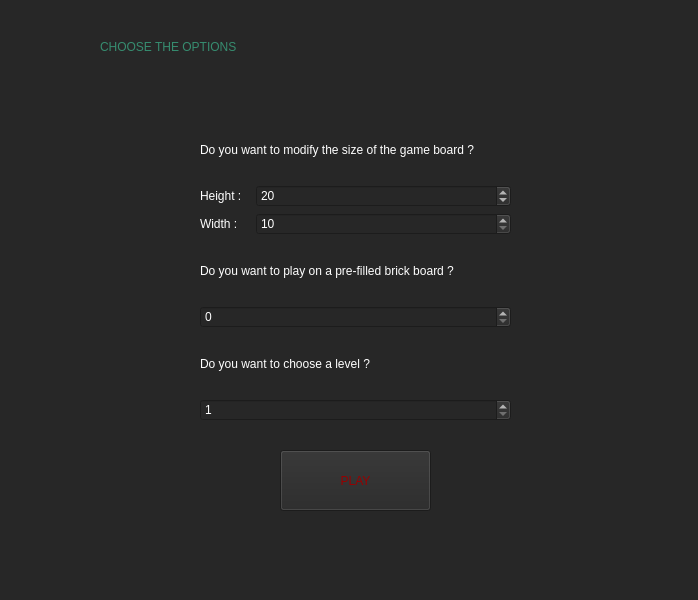
<?xml version="1.0" encoding="UTF-8"?>
<ui version="4.0">
 <class>GameOptions</class>
 <widget class="QMainWindow" name="GameOptions">
  <property name="geometry">
   <rect>
    <x>0</x>
    <y>0</y>
    <width>698</width>
    <height>600</height>
   </rect>
  </property>
  <property name="windowTitle">
   <string>MainWindow</string>
  </property>
  <property name="styleSheet">
   <string notr="true">background-color: rgb(39,39,39);</string>
  </property>
  <widget class="QWidget" name="centralwidget">
   <widget class="QWidget" name="verticalLayoutWidget">
    <property name="geometry">
     <rect>
      <x>200</x>
      <y>120</y>
      <width>311</width>
      <height>301</height>
     </rect>
    </property>
    <layout class="QGridLayout" name="gridLayout">
     <item row="4" column="0">
      <widget class="QLabel" name="label_5">
       <property name="styleSheet">
        <string notr="true">color: rgb(255, 255, 255);</string>
       </property>
       <property name="text">
        <string>Width :</string>
       </property>
      </widget>
     </item>
     <item row="2" column="0">
      <widget class="QLabel" name="label_4">
       <property name="maximumSize">
        <size>
         <width>50</width>
         <height>100</height>
        </size>
       </property>
       <property name="styleSheet">
        <string notr="true">color: rgb(255, 255, 255);</string>
       </property>
       <property name="text">
        <string>Height :</string>
       </property>
      </widget>
     </item>
     <item row="0" column="0" colspan="2">
      <widget class="QLabel" name="label">
       <property name="styleSheet">
        <string notr="true">color: rgb(255, 255, 255);
font: 700 9pt &quot;Segoe UI&quot;;</string>
       </property>
       <property name="text">
        <string>Do you want to modify the size of the game board ?</string>
       </property>
      </widget>
     </item>
     <item row="6" column="0" colspan="2">
      <widget class="QLabel" name="label_2">
       <property name="styleSheet">
        <string notr="true">color: rgb(255, 255, 255);
font: 700 9pt &quot;Segoe UI&quot;;</string>
       </property>
       <property name="text">
        <string>Do you want to play on a pre-filled brick board ?</string>
       </property>
      </widget>
     </item>
     <item row="7" column="0" colspan="2">
      <widget class="QSpinBox" name="preFilledSpinBox">
       <property name="styleSheet">
        <string notr="true">color: rgb(255, 255, 255);</string>
       </property>
       <property name="maximum">
        <number>10</number>
       </property>
      </widget>
     </item>
     <item row="8" column="0" colspan="2">
      <widget class="QLabel" name="label_3">
       <property name="styleSheet">
        <string notr="true">color: rgb(255, 255, 255);
font: 700 9pt &quot;Segoe UI&quot;;</string>
       </property>
       <property name="text">
        <string>Do you want to choose a level ?</string>
       </property>
      </widget>
     </item>
     <item row="9" column="0" colspan="2">
      <widget class="QSpinBox" name="levelSpinBox">
       <property name="styleSheet">
        <string notr="true">color: rgb(255, 255, 255);</string>
       </property>
       <property name="minimum">
        <number>1</number>
       </property>
       <property name="maximum">
        <number>20</number>
       </property>
      </widget>
     </item>
     <item row="2" column="1">
      <widget class="QSpinBox" name="HeightSpinBox">
       <property name="styleSheet">
        <string notr="true">color: rgb(255, 255, 255);</string>
       </property>
       <property name="minimum">
        <number>10</number>
       </property>
       <property name="maximum">
        <number>50</number>
       </property>
       <property name="value">
        <number>20</number>
       </property>
      </widget>
     </item>
     <item row="4" column="1">
      <widget class="QSpinBox" name="WidthSpinBox">
       <property name="styleSheet">
        <string notr="true">color: rgb(255, 255, 255);</string>
       </property>
       <property name="minimum">
        <number>10</number>
       </property>
       <property name="maximum">
        <number>50</number>
       </property>
       <property name="value">
        <number>10</number>
       </property>
      </widget>
     </item>
    </layout>
   </widget>
   <widget class="QPushButton" name="launchButton">
    <property name="geometry">
     <rect>
      <x>280</x>
      <y>450</y>
      <width>151</width>
      <height>61</height>
     </rect>
    </property>
    <property name="cursor">
     <cursorShape>PointingHandCursor</cursorShape>
    </property>
    <property name="styleSheet">
     <string notr="true">font: 36pt &quot;Showcard Gothic&quot;;
color: qlineargradient(spread:pad, x1:0, y1:0, x2:1, y2:1, stop:0 rgba(0, 130, 11, 255), stop:1 rgba(151, 0, 0, 255));</string>
    </property>
    <property name="text">
     <string>PLAY</string>
    </property>
   </widget>
   <widget class="QLabel" name="label_6">
    <property name="geometry">
     <rect>
      <x>100</x>
      <y>20</y>
      <width>521</width>
      <height>54</height>
     </rect>
    </property>
    <property name="minimumSize">
     <size>
      <width>351</width>
      <height>0</height>
     </size>
    </property>
    <property name="cursor">
     <cursorShape>IBeamCursor</cursorShape>
    </property>
    <property name="styleSheet">
     <string notr="true">font: 36pt &quot;Showcard Gothic&quot;;
color: rgb(54, 140, 111);</string>
    </property>
    <property name="text">
     <string>CHOOSE THE OPTIONS</string>
    </property>
    <property name="textFormat">
     <enum>Qt::AutoText</enum>
    </property>
   </widget>
  </widget>
  <widget class="QMenuBar" name="menubar">
   <property name="geometry">
    <rect>
     <x>0</x>
     <y>0</y>
     <width>698</width>
     <height>21</height>
    </rect>
   </property>
  </widget>
  <widget class="QStatusBar" name="statusbar"/>
 </widget>
 <resources/>
 <connections/>
</ui>
